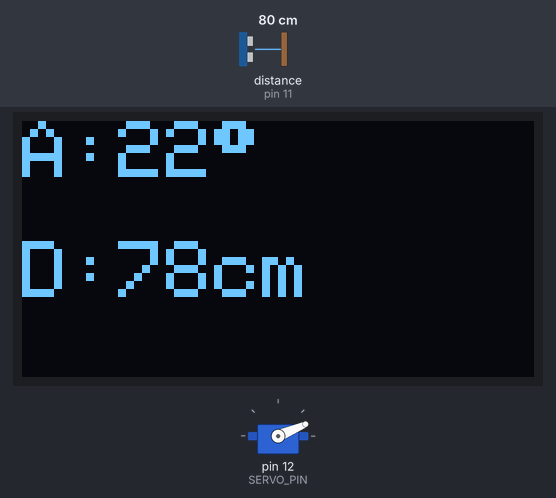
A sketch run on a simulated Arduino Uno, built with avr-gcc and run on an emulated ATmega328P. Shown: servo, 128×64 one-colour display. Wiring (inferred from the names in the program): ultrasonic range finder: trigger pin 10; echo pin 11. The inputs (shaded band) are chosen by the test bench; at power-on: distance to the obstacle (sensor on pin 11) 80 cm. The echo pulse lasts 58.3 µs per cm.

Above: at 3.28 s.
3.3 s: distance to the obstacle (sensor on pin 11) set to 2 cm
At 4.1 s:
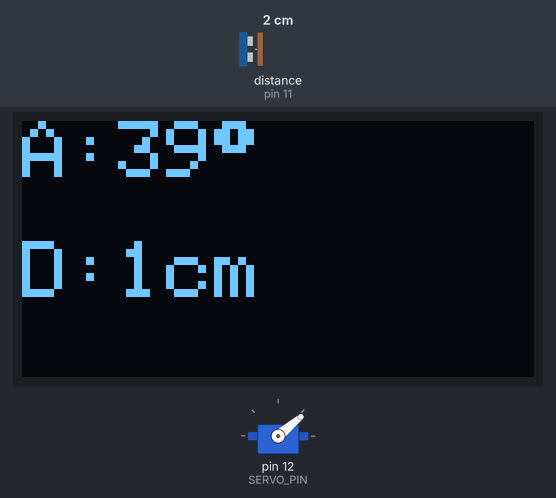
4.9 s: distance to the obstacle (sensor on pin 11) set to 4 cm
At 5.06 s:
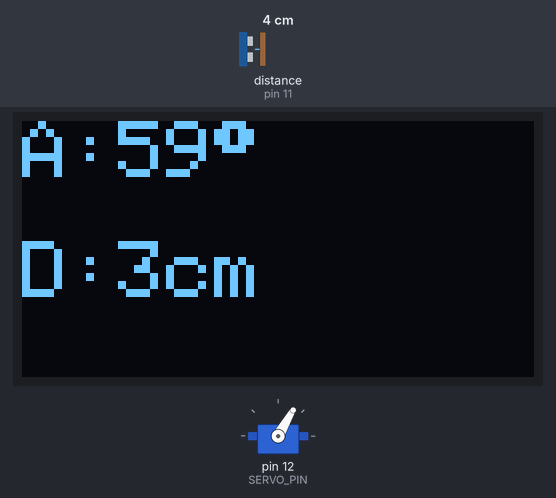
6.7 s: distance to the obstacle (sensor on pin 11) set to 9 cm
At 6.85 s:
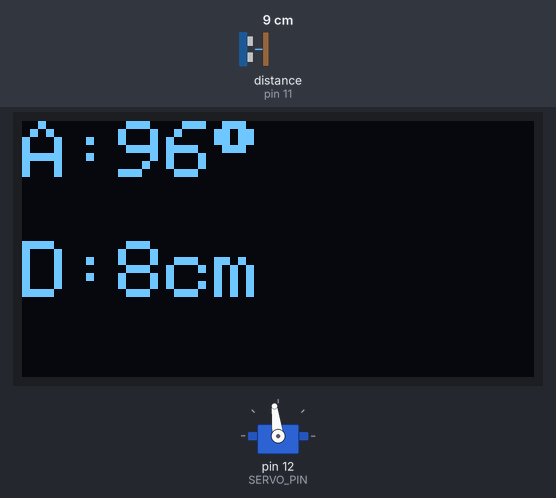
Timing chart, 0 to 18.4 s (numbered marks = the images above; inputs shaded):
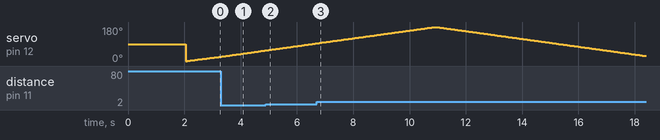

The sketch:

code2.ino
```cpp
#include <Servo.h>
#include <Wire.h>
#include <Adafruit_GFX.h>
#include <Adafruit_SSD1306.h>

// OLED settings
#define SCREEN_WIDTH 128
#define SCREEN_HEIGHT 64
#define OLED_RESET -1
#define OLED_ADDR 0x3C   // Common I2C address

Adafruit_SSD1306 display(SCREEN_WIDTH, SCREEN_HEIGHT, &Wire, OLED_RESET);

// Pin definitions
#define SERVO_PIN 12
#define TRIG_PIN 10
#define ECHO_PIN 11

Servo sonarServo;

long duration;
int distance;

void setup() {
  pinMode(TRIG_PIN, OUTPUT);
  pinMode(ECHO_PIN, INPUT);

  sonarServo.attach(SERVO_PIN);

  // Initialize OLED
  if (!display.begin(SSD1306_SWITCHCAPVCC, OLED_ADDR)) {
    while (true); // OLED not found
  }

  display.clearDisplay();
  display.setTextSize(1);
  display.setTextColor(SSD1306_WHITE);
  display.setCursor(20, 25);
  display.println("Ultrasonic Sonar");
  display.display();
  delay(2000);
}

int getDistance() {
  digitalWrite(TRIG_PIN, LOW);
  delayMicroseconds(2);

  digitalWrite(TRIG_PIN, HIGH);
  delayMicroseconds(10);
  digitalWrite(TRIG_PIN, LOW);

  duration = pulseIn(ECHO_PIN, HIGH, 30000); // timeout safety
  int dist = duration * 0.034 / 2;

  if (dist <= 0 || dist > 400) return -1;
  return dist;
}

void loop() {

  // Sweep 0° to 180°
  for (int angle = 0; angle <= 180; angle++) {
    sonarServo.write(angle);
    delay(20);

    distance = getDistance();
    showData(angle, distance);
  }

  // Sweep 180° to 0°
  for (int angle = 180; angle >= 0; angle--) {
    sonarServo.write(angle);
    delay(20);

    distance = getDistance();
    showData(angle, distance);
  }
}

void showData(int angle, int distance) {
  display.clearDisplay();

  display.setTextSize(2);
  display.setCursor(0, 0);
  display.print("A:");
  display.print(angle);
  display.print((char)247); // degree symbol

  display.setTextSize(2);
  display.setCursor(0, 30);
  display.print("D:");

  if (distance == -1) {
    display.print("--");
  } else {
    display.print(distance);
    display.print("cm");
  }

  display.display();
}
```

Measured:
- by itself, servo on pin 12 (SERVO_PIN): rises from 94° to 180° in 4.1 s, then falls to 27° in 7.5 s
